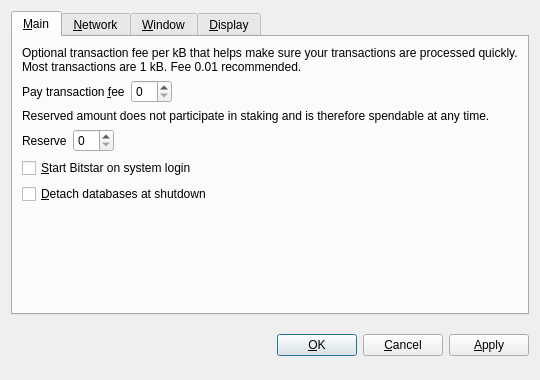
<?xml version="1.0" encoding="UTF-8"?>
<ui version="4.0">
 <class>OptionsDialog</class>
 <widget class="QDialog" name="OptionsDialog">
  <property name="geometry">
   <rect>
    <x>0</x>
    <y>0</y>
    <width>540</width>
    <height>380</height>
   </rect>
  </property>
  <property name="windowTitle">
   <string>Options</string>
  </property>
  <property name="modal">
   <bool>true</bool>
  </property>
  <layout class="QVBoxLayout" name="verticalLayout">
   <item>
    <widget class="QTabWidget" name="tabWidget">
     <property name="tabPosition">
      <enum>QTabWidget::North</enum>
     </property>
     <property name="currentIndex">
      <number>0</number>
     </property>
     <widget class="QWidget" name="tabMain">
      <attribute name="title">
       <string>&amp;Main</string>
      </attribute>
      <layout class="QVBoxLayout" name="verticalLayout_Main">
       <item>
        <widget class="QLabel" name="transactionFeeInfoLabel">
         <property name="text">
          <string>Optional transaction fee per kB that helps make sure your transactions are processed quickly. Most transactions are 1 kB. Fee 0.01 recommended.</string>
         </property>
         <property name="textFormat">
          <enum>Qt::PlainText</enum>
         </property>
         <property name="wordWrap">
          <bool>true</bool>
         </property>
        </widget>
       </item>
       <item>
        <layout class="QHBoxLayout" name="horizontalLayoutFee">
         <item>
          <widget class="QLabel" name="transactionFeeLabel">
           <property name="text">
            <string>Pay transaction &amp;fee</string>
           </property>
           <property name="textFormat">
            <enum>Qt::PlainText</enum>
           </property>
           <property name="buddy">
            <cstring>transactionFee</cstring>
           </property>
          </widget>
         </item>
         <item>
          <widget class="BitcoinAmountField" name="transactionFee"/>
         </item>
         <item>
          <spacer name="horizontalSpacerFee">
           <property name="orientation">
            <enum>Qt::Horizontal</enum>
           </property>
           <property name="sizeHint" stdset="0">
            <size>
             <width>40</width>
             <height>20</height>
            </size>
           </property>
          </spacer>
         </item>
        </layout>
       </item>
       <item>
        <widget class="QLabel" name="reserveBalanceInfoLabel">
         <property name="text">
          <string>Reserved amount does not participate in staking and is therefore spendable at any time.</string>
         </property>
         <property name="textFormat">
          <enum>Qt::PlainText</enum>
         </property>
         <property name="wordWrap">
          <bool>true</bool>
         </property>
        </widget>
       </item>
       <item>
        <layout class="QHBoxLayout" name="horizontalLayoutReserveBalance">
         <item>
          <widget class="QLabel" name="reserveBalanceLabel">
           <property name="text">
            <string>Reserve</string>
           </property>
           <property name="textFormat">
            <enum>Qt::PlainText</enum>
           </property>
           <property name="buddy">
            <cstring>reserveBalance</cstring>
           </property>
          </widget>
         </item>
         <item>
          <widget class="BitcoinAmountField" name="reserveBalance"/>
         </item>
         <item>
          <spacer name="horizontalSpacerReserveBalance">
           <property name="orientation">
            <enum>Qt::Horizontal</enum>
           </property>
           <property name="sizeHint" stdset="0">
            <size>
             <width>40</width>
             <height>20</height>
            </size>
           </property>
          </spacer>
         </item>
        </layout>
       </item>
       <item>
        <widget class="QCheckBox" name="bitcoinAtStartup">
         <property name="toolTip">
          <string>Automatically start Bitstar after logging in to the system.</string>
         </property>
         <property name="text">
          <string>&amp;Start Bitstar on system login</string>
         </property>
        </widget>
       </item>
       <item>
        <widget class="QCheckBox" name="detachDatabases">
         <property name="toolTip">
          <string>Detach block and address databases at shutdown. This means they can be moved to another data directory, but it slows down shutdown. The wallet is always detached.</string>
         </property>
         <property name="text">
          <string>&amp;Detach databases at shutdown</string>
         </property>
        </widget>
       </item>
       <item>
        <spacer name="verticalSpacer_Main">
         <property name="orientation">
          <enum>Qt::Vertical</enum>
         </property>
         <property name="sizeHint" stdset="0">
          <size>
           <width>20</width>
           <height>40</height>
          </size>
         </property>
        </spacer>
       </item>
      </layout>
     </widget>
     <widget class="QWidget" name="tabNetwork">
      <attribute name="title">
       <string>&amp;Network</string>
      </attribute>
      <layout class="QVBoxLayout" name="verticalLayout_Network">
       <item>
        <widget class="QCheckBox" name="mapPortUpnp">
         <property name="toolTip">
          <string>Automatically open the Bitstar client port on the router. This only works when your router supports UPnP and it is enabled.</string>
         </property>
         <property name="text">
          <string>Map port using &amp;UPnP</string>
         </property>
        </widget>
       </item>
       <item>
        <widget class="QCheckBox" name="connectSocks">
         <property name="toolTip">
          <string>Connect to the Bitstar network through a SOCKS proxy (e.g. when connecting through Tor).</string>
         </property>
         <property name="text">
          <string>&amp;Connect through SOCKS proxy:</string>
         </property>
        </widget>
       </item>
       <item>
        <layout class="QHBoxLayout" name="horizontalLayout_Network">
         <item>
          <widget class="QLabel" name="proxyIpLabel">
           <property name="text">
            <string>Proxy &amp;IP:</string>
           </property>
           <property name="textFormat">
            <enum>Qt::PlainText</enum>
           </property>
           <property name="buddy">
            <cstring>proxyIp</cstring>
           </property>
          </widget>
         </item>
         <item>
          <widget class="QValidatedLineEdit" name="proxyIp">
           <property name="maximumSize">
            <size>
             <width>140</width>
             <height>16777215</height>
            </size>
           </property>
           <property name="toolTip">
            <string>IP address of the proxy (e.g. 127.0.0.1)</string>
           </property>
          </widget>
         </item>
         <item>
          <widget class="QLabel" name="proxyPortLabel">
           <property name="text">
            <string>&amp;Port:</string>
           </property>
           <property name="textFormat">
            <enum>Qt::PlainText</enum>
           </property>
           <property name="buddy">
            <cstring>proxyPort</cstring>
           </property>
          </widget>
         </item>
         <item>
          <widget class="QLineEdit" name="proxyPort">
           <property name="maximumSize">
            <size>
             <width>55</width>
             <height>16777215</height>
            </size>
           </property>
           <property name="toolTip">
            <string>Port of the proxy (e.g. 9050)</string>
           </property>
          </widget>
         </item>
         <item>
          <widget class="QLabel" name="socksVersionLabel">
           <property name="text">
            <string>SOCKS &amp;Version:</string>
           </property>
           <property name="textFormat">
            <enum>Qt::PlainText</enum>
           </property>
           <property name="buddy">
            <cstring>socksVersion</cstring>
           </property>
          </widget>
         </item>
         <item>
          <widget class="QValueComboBox" name="socksVersion">
           <property name="toolTip">
            <string>SOCKS version of the proxy (e.g. 5)</string>
           </property>
          </widget>
         </item>
         <item>
          <spacer name="horizontalSpacer_Network">
           <property name="orientation">
            <enum>Qt::Horizontal</enum>
           </property>
           <property name="sizeHint" stdset="0">
            <size>
             <width>40</width>
             <height>20</height>
            </size>
           </property>
          </spacer>
         </item>
        </layout>
       </item>
       <item>
        <spacer name="verticalSpacer_Network">
         <property name="orientation">
          <enum>Qt::Vertical</enum>
         </property>
         <property name="sizeHint" stdset="0">
          <size>
           <width>20</width>
           <height>40</height>
          </size>
         </property>
        </spacer>
       </item>
      </layout>
     </widget>
     <widget class="QWidget" name="tabWindow">
      <attribute name="title">
       <string>&amp;Window</string>
      </attribute>
      <layout class="QVBoxLayout" name="verticalLayout_Window">
       <item>
        <widget class="QCheckBox" name="minimizeToTray">
         <property name="toolTip">
          <string>Show only a tray icon after minimizing the window.</string>
         </property>
         <property name="text">
          <string>&amp;Minimize to the tray instead of the taskbar</string>
         </property>
        </widget>
       </item>
       <item>
        <widget class="QCheckBox" name="minimizeOnClose">
         <property name="toolTip">
          <string>Minimize instead of exit the application when the window is closed. When this option is enabled, the application will be closed only after selecting Quit in the menu.</string>
         </property>
         <property name="text">
          <string>M&amp;inimize on close</string>
         </property>
        </widget>
       </item>
       <item>
        <spacer name="verticalSpacer_Window">
         <property name="orientation">
          <enum>Qt::Vertical</enum>
         </property>
         <property name="sizeHint" stdset="0">
          <size>
           <width>20</width>
           <height>40</height>
          </size>
         </property>
        </spacer>
       </item>
      </layout>
     </widget>
     <widget class="QWidget" name="tabDisplay">
      <attribute name="title">
       <string>&amp;Display</string>
      </attribute>
      <layout class="QVBoxLayout" name="verticalLayout_Display">
       <item>
        <layout class="QHBoxLayout" name="horizontalLayout_1_Display">
         <item>
          <widget class="QLabel" name="langLabel">
           <property name="text">
            <string>User Interface &amp;language:</string>
           </property>
           <property name="textFormat">
            <enum>Qt::PlainText</enum>
           </property>
           <property name="buddy">
            <cstring>lang</cstring>
           </property>
          </widget>
         </item>
         <item>
          <widget class="QValueComboBox" name="lang">
           <property name="toolTip">
            <string>The user interface language can be set here. This setting will take effect after restarting Bitstar.</string>
           </property>
          </widget>
         </item>
        </layout>
       </item>
       <item>
        <layout class="QHBoxLayout" name="horizontalLayout_2_Display">
         <item>
          <widget class="QLabel" name="unitLabel">
           <property name="text">
            <string>&amp;Unit to show amounts in:</string>
           </property>
           <property name="textFormat">
            <enum>Qt::PlainText</enum>
           </property>
           <property name="buddy">
            <cstring>unit</cstring>
           </property>
          </widget>
         </item>
         <item>
          <widget class="QValueComboBox" name="unit">
           <property name="toolTip">
            <string>Choose the default subdivision unit to show in the interface and when sending coins.</string>
           </property>
          </widget>
         </item>
        </layout>
       </item>
       <item>
        <widget class="QCheckBox" name="displayAddresses">
         <property name="toolTip">
          <string>Whether to show Bitstar addresses in the transaction list or not.</string>
         </property>
         <property name="text">
          <string>&amp;Display addresses in transaction list</string>
         </property>
        </widget>
       </item>
       <item>
        <widget class="QCheckBox" name="coinControlFeatures">
         <property name="toolTip">
          <string>Whether to show coin control features or not.</string>
         </property>
         <property name="text">
          <string>Display coin &amp;control features (experts only!)</string>
         </property>
        </widget>
       </item>
       <item>
        <spacer name="verticalSpacer_Display">
         <property name="orientation">
          <enum>Qt::Vertical</enum>
         </property>
         <property name="sizeHint" stdset="0">
          <size>
           <width>20</width>
           <height>40</height>
          </size>
         </property>
        </spacer>
       </item>
      </layout>
     </widget>
    </widget>
   </item>
   <item>
    <layout class="QHBoxLayout" name="horizontalLayout_Buttons">
     <item>
      <spacer name="horizontalSpacer_1">
       <property name="orientation">
        <enum>Qt::Horizontal</enum>
       </property>
       <property name="sizeHint" stdset="0">
        <size>
         <width>40</width>
         <height>48</height>
        </size>
       </property>
      </spacer>
     </item>
     <item>
      <widget class="QLabel" name="statusLabel">
       <property name="font">
        <font>
         <weight>75</weight>
         <bold>true</bold>
        </font>
       </property>
       <property name="text">
        <string/>
       </property>
       <property name="textFormat">
        <enum>Qt::PlainText</enum>
       </property>
       <property name="wordWrap">
        <bool>true</bool>
       </property>
      </widget>
     </item>
     <item>
      <spacer name="horizontalSpacer_2">
       <property name="orientation">
        <enum>Qt::Horizontal</enum>
       </property>
       <property name="sizeHint" stdset="0">
        <size>
         <width>40</width>
         <height>48</height>
        </size>
       </property>
      </spacer>
     </item>
     <item>
      <widget class="QPushButton" name="okButton">
       <property name="text">
        <string>&amp;OK</string>
       </property>
      </widget>
     </item>
     <item>
      <widget class="QPushButton" name="cancelButton">
       <property name="text">
        <string>&amp;Cancel</string>
       </property>
       <property name="autoDefault">
        <bool>false</bool>
       </property>
      </widget>
     </item>
     <item>
      <widget class="QPushButton" name="applyButton">
       <property name="text">
        <string>&amp;Apply</string>
       </property>
       <property name="autoDefault">
        <bool>false</bool>
       </property>
      </widget>
     </item>
    </layout>
   </item>
  </layout>
 </widget>
 <customwidgets>
  <customwidget>
   <class>BitcoinAmountField</class>
   <extends>QSpinBox</extends>
   <header>bitcoinamountfield.h</header>
  </customwidget>
  <customwidget>
   <class>QValueComboBox</class>
   <extends>QComboBox</extends>
   <header>qvaluecombobox.h</header>
  </customwidget>
  <customwidget>
   <class>QValidatedLineEdit</class>
   <extends>QLineEdit</extends>
   <header>qvalidatedlineedit.h</header>
  </customwidget>
 </customwidgets>
 <resources/>
 <connections/>
</ui>
